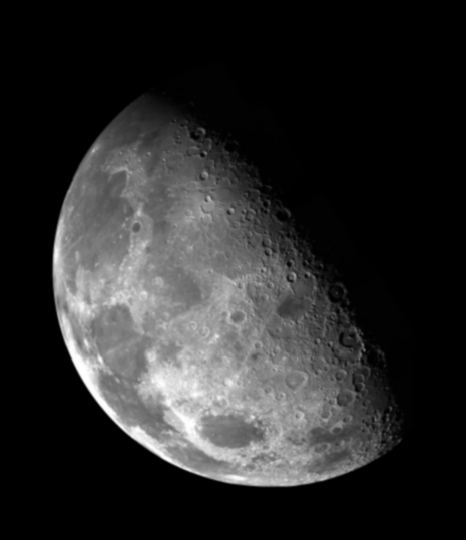
%> input picture Media-Calculation/Exercise1/Img/Fig0316(a)(moon).tif, 466 x 540 px
$ octave experiment1.m   (GNU Octave 9; MATLAB toolbox functions it lacks are replaced by stand-ins)
%> lines starting %> are read from the running program, lines starting %| are printed output that depends on the picture
clear all


%% 1.1
i = imread('Img/Fig0316(a)(moon).tif');
%> i is the input picture: size 540x466 uint8; min 0, max 254, mean 42.7
% g = imadjust(i,[0.2 0.8],[0.4 0.6],1);
g = imadjust(i,[0 1],[1 0],1);
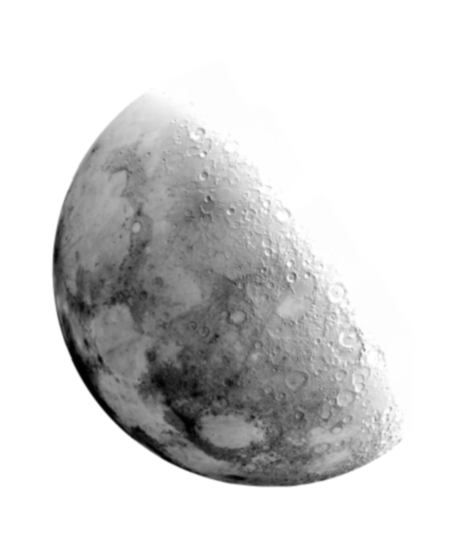
%> g: size 540x466 uint8; min 1, max 255, mean 212.3
figure,
subplot(1,2,1)
imshow(i)
subplot(1,2,2)
imshow(g)
%
% % 1.2
% i = imread('ImgSample/BABOO.bmp');
i = imread('Img/Fig0615(a)(Aerial Original).tif.tif');
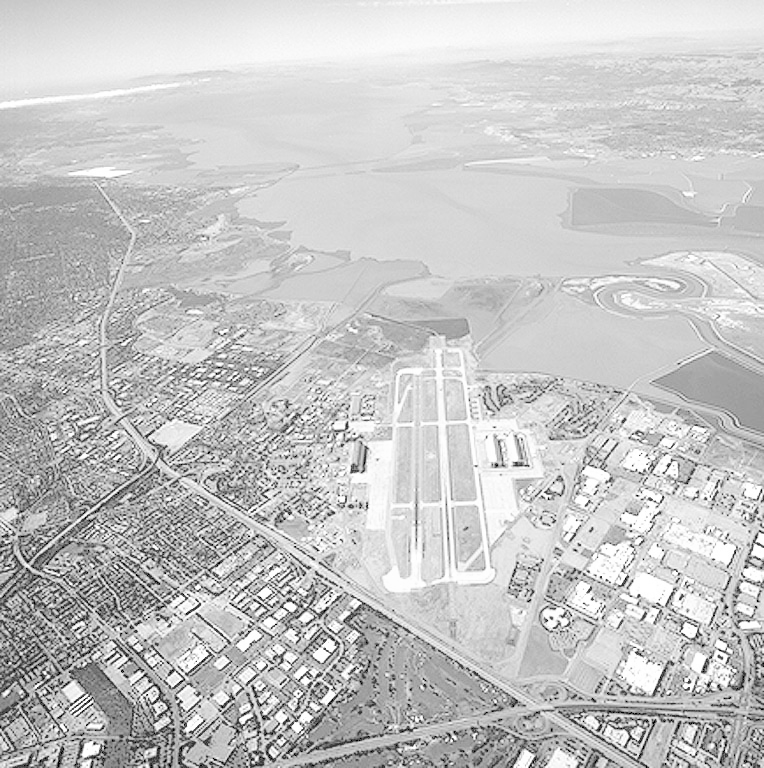
%> input picture Media-Calculation/Exercise1/Img/Fig0615(a)(Aerial Original).tif.tif, 764 x 768 px
%> i is the input picture: size 768x764 uint8; min 0, max 255, mean 197.2

h = imhist(i,256);
%> h = 256 values, max 15128 at index 214, min 0 at index 2, mean 2292
h1 = h(1:5:256);
%> h1 = 52 values, max 11236 at index 45, min 0 at index 2, mean 2274.1
horz = 1:5:256;

g=histeq(i,256);
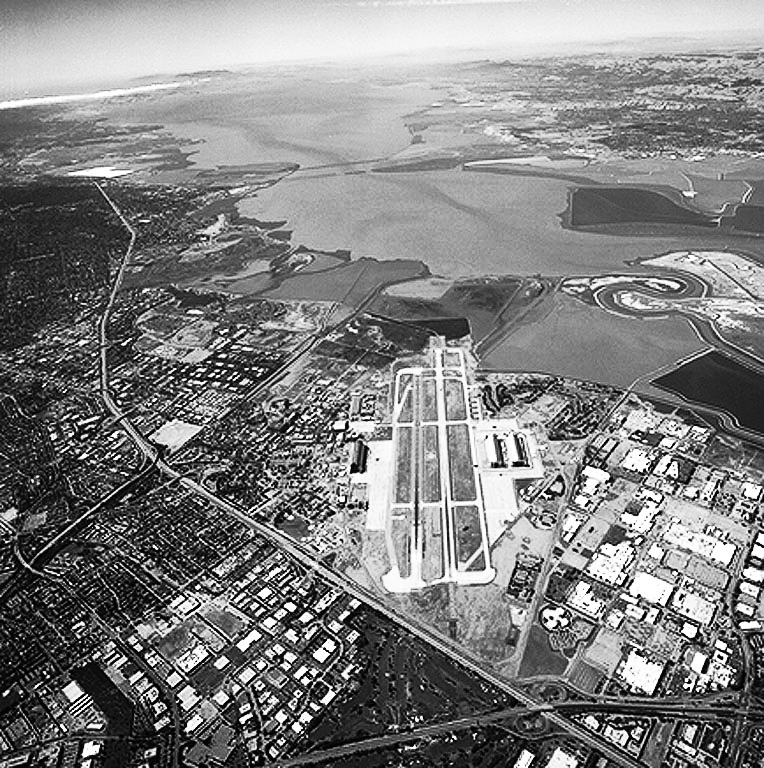
%> g: size 768x764 uint8; min 0, max 255, mean 128.4

e = imhist(g,256);
%> e = 256 values, max 15128 at index 154, min 0 at index 4, mean 2292
e1 = e(1:5:256);
%> e1 = 52 values, max 9416 at index 28, min 0 at index 9, mean 1884.4
eorz = 1:5:256;

figure,
subplot(2,2,1)
imshow(i)
title('Original Pic')

subplot(2,2,2)
% imshow(h)
stem(horz,h1,'fill');
axis([0 255 0 15000])
set(gca,'xtick',[0:50:255])
set(gca,'ytick',[0:2000:15000])
title('imhist()')

subplot(2,2,3)
imshow(g)
title('histeq()')

subplot(2,2,4)
stem(eorz,e1,'fill');
axis([0 255 0 15000])
set(gca,'xtick',[0:50:255])
set(gca,'ytick',[0:2000:15000])
title('imhist() after')
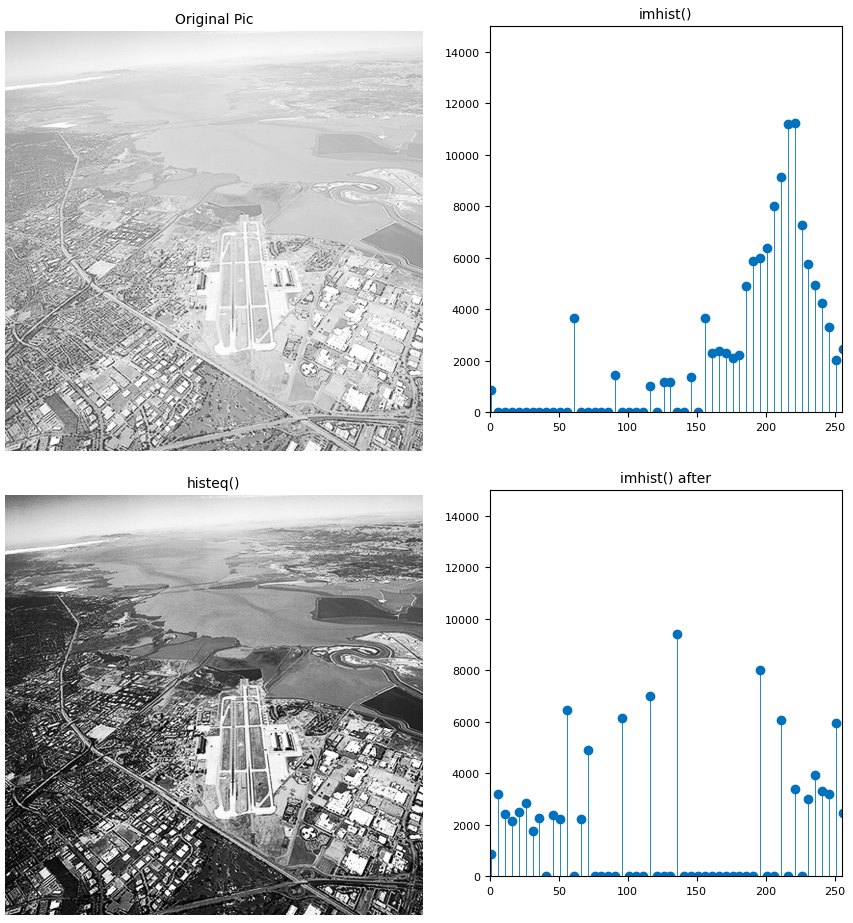
%> figure redrawn from the program's plot data, 4 panels
